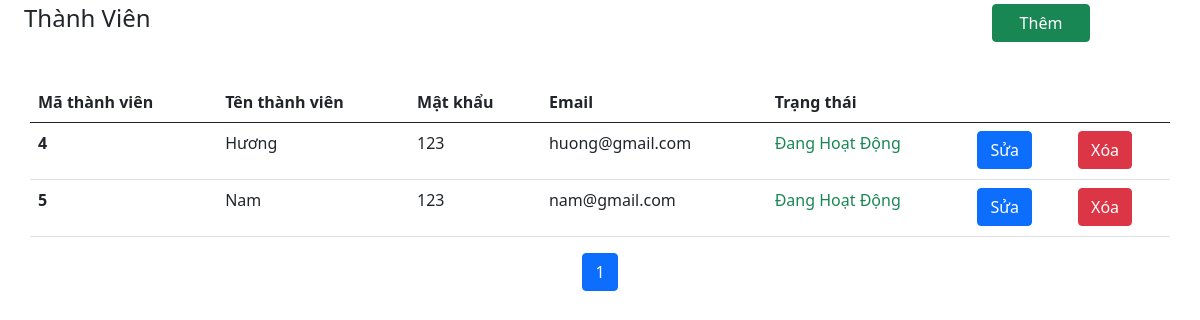
/admin/member.php, run on the app's committed database.
### tables this page shows
CREATE TABLE `member` (
  `MemID` int(11) NOT NULL,
  `MemName` tinytext NOT NULL,
  `MemPassword` varchar(32) NOT NULL,
  `MemEmail` varchar(30) NOT NULL,
  `MemStatus` int(11) NOT NULL
);

### admin/member.php (the view, shortened to what this page needs)
<?php
    require_once(__DIR__."/../connect.php");
    if (!isset($_REQUEST["page"])){
		$page=1;
	} else {
		$page = $_REQUEST["page"];
	}
    $num_row = 20;
    $sql1 = "SELECT * from member where MemStatus!=-1 ";
    $result1 = $conn->query($sql1) or die("Can't get recordset");
    $num_of_page=ceil(($result1->num_rows / $num_row));
?>
<!DOCTYPE html>
<html lang="en">
<head>
    <link href="https://cdn.jsdelivr.net/npm/bootstrap@5.0.0-beta3/dist/css/bootstrap.min.css" rel="stylesheet" />
    <link rel="stylesheet" href="style1.css" />
</head>
<body>
    <div class="container-fluid px-4">
            <div class="row my-1">
                <h3 class="fs-4 mb-3 col-sm-10 ">Thành Viên</h3>
                <a class="btn btn-success mb-3 col-sm-1" href="member_add.php">Thêm</a>
                <div class="col">
                    <alert class="container container-fluid ">
                    </alert>
                    <table class="container container-fluid table">
                        <thead>
                            <tr>
                                <th scope="col">Mã thành viên</th>
                                <th scope="col">Tên thành viên</th>
                                <th scope="col">Mật khẩu</th>
                                <th scope="col">Email</th>
                                <th scope="col">Trạng thái</th>
                                <th scope="col"></th>
                                <th scope="col"></th>
                            </tr>
                        </thead>
                        <tbody>
                            <?php
                                    $sql = "SELECT * from member where MemStatus!=-1 limit ".$num_row*($page - 1).",".$num_row;
                                    $result = $conn->query($sql) or die("Can't get recordset");
                                    if($result->num_rows>0){
                                        while($row = $result->fetch_assoc()){
                                ?>
                                <tr>
                                    <th scope="row">
                                        <?php echo $row['MemID'];?>
                                    </th>
                                    <td>
                                        <?php echo $row['MemName'];?>
                                    </td>
                                    <td>
                                        <?php echo $row['MemPassword'];?>
                                    </td>
                                    <td>
                                        <?php echo $row['MemEmail'];?>
                                    </td>
                                    <td>
                                        <?php if($row["MemStatus"]==1){
                                                    echo '<p class="text-success">Đang Hoạt Động</p>';
                                                }else {
                                                    echo '<p class="text-danger">Ngưng Hoạt Động</p>';
                                                }; ?>
                                    </td>
                                    <td>
                                        <a href="member_edit.php?MemID=<?php echo $row["MemID"];?>" class="btn btn-primary">Sửa</a>
                                    </td>
                                    <td>
                                        <a href="/../QLDA/controller/member_action.php?action=remove&MemID=<?php echo $row["MemID"];?>" id="deleteBtn" class="btn btn-danger" onclick="confirmDelete()">Xóa</a>
                                    </td>
                                </tr>
                                <?php
                            }
                        }
                    ?>
                        </tbody>
                    </table>
                    <nav aria-label="...">
                        <ul class="pagination justify-content-center">
                            <?php
                                for($i=1;$i<=$num_of_page;$i++){
                                    if ($i == $page){
                                        echo "  <li class=\"page-item active\">
                                                    <a class=\"page-link \" href=\"?page_layout=quan_ly_thanh_vien&page=$i\">$i</a>
                                                </li> ";
                                    } else {
                                        echo "  <li class=\"page-item\">
                                                    <a class=\"page-link\" href=\"?page_layout=quan_ly_thanh_vien&page=$i\">$i</a>
                                                </li> ";
                                    }
                                }
                            ?>
                        </ul>
                    </nav>
                </div>
            </div>
</body>
</html>

### admin/style1.css (style rules this page uses)
:root { --main-bg-color: #009d63; --main-text-color: #009d63; --second-text-color: #bbbec5; --second-bg-color: #c1efde; }

### data on the page
member: MemID "4", MemName "Hương", MemPassword "123", MemEmail "huong@gmail.com", MemStatus "Đang Hoạt Động"
member: MemID "5", MemName "Nam", MemPassword "123", MemEmail "nam@gmail.com", MemStatus "Đang Hoạt Động"
